Frame 1 (no input): blank canvas, image omitted
Frame 60 (the mouse pressed at the canvas centre just before this capture): blank canvas, image omitted
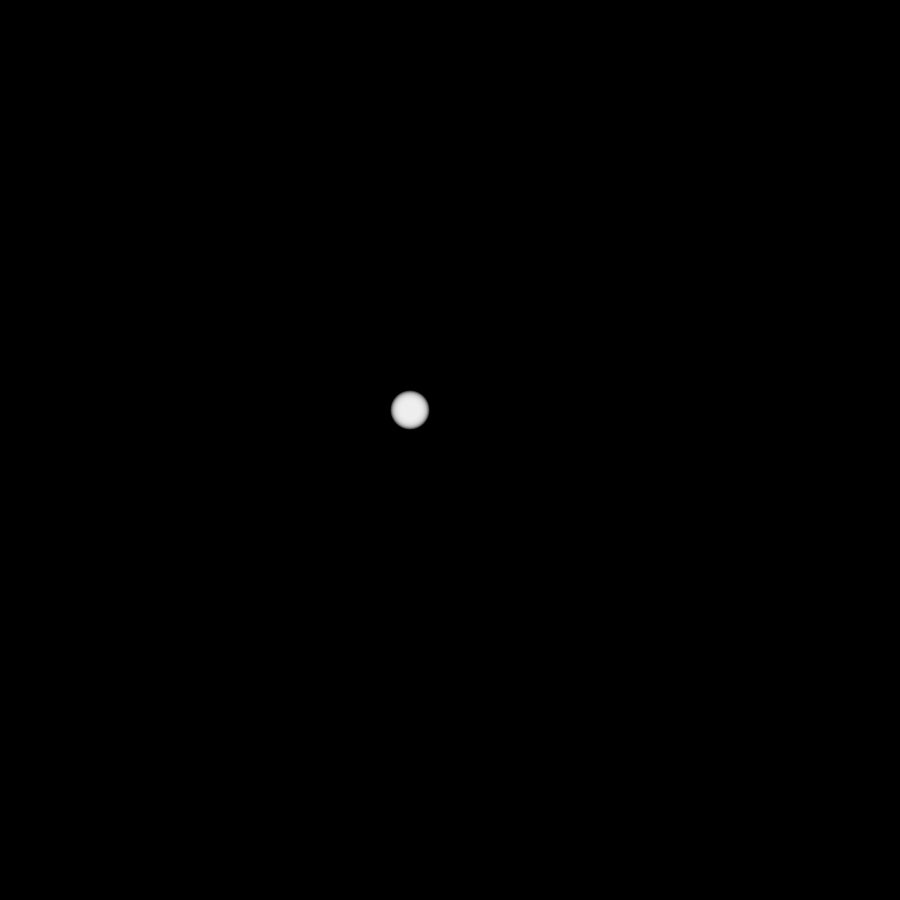
Frame 120 (the mouse held since frame 60 and released just before this capture)

The Processing sketch whose frames 1 and 60 were blank and that drew this single picture after the mouse press (run headless with seeded random() and noise(); from frame 60 on, the mouse is pressed at the canvas centre):

// Processing sketch: sketch_07_01_painting_with_light
// ── sketch_07_01_painting_with_light.pde
int[] xpos = new int[40];
int[] ypos = new int[40];

color bg = #000000;
color fg = #f1f1f1;

void setup() {
  size(900, 900);
  noCursor();
  frameRate(30);
  // let's trace be visible longer

  // initialize all elements of each array to zero
  for (int i = 0; i < xpos.length; i ++ ) {
    xpos[i] = 0;
    ypos[i] = 0;
  }
}

void draw() {
  // code
  background(bg);

  // Shift array values
  for (int i = 0; i < xpos.length-1; i ++ ) {
    // shift all elements down one spot
    // xpos[0] = xpos[1], xpos[1] = xpos = [2], and so on.
    // stop at the second to last element
    xpos[i] = xpos[i+1];
    ypos[i] = ypos[i+1];
  }

  // new location
  // update the last spot in the array with the mouse location
  xpos[xpos.length-1] = mouseX-40;
  ypos[ypos.length-1] = mouseY-40;

  for (int i = 0; i < xpos.length; i ++ ) {
    // draw an ellipse for each element in the arrays.
    // color and size are tied to the loop's counter: i.
    noStroke();
    fill(fg, 50);
    ellipse(xpos[i], ypos[i], i, i);
  }
}
